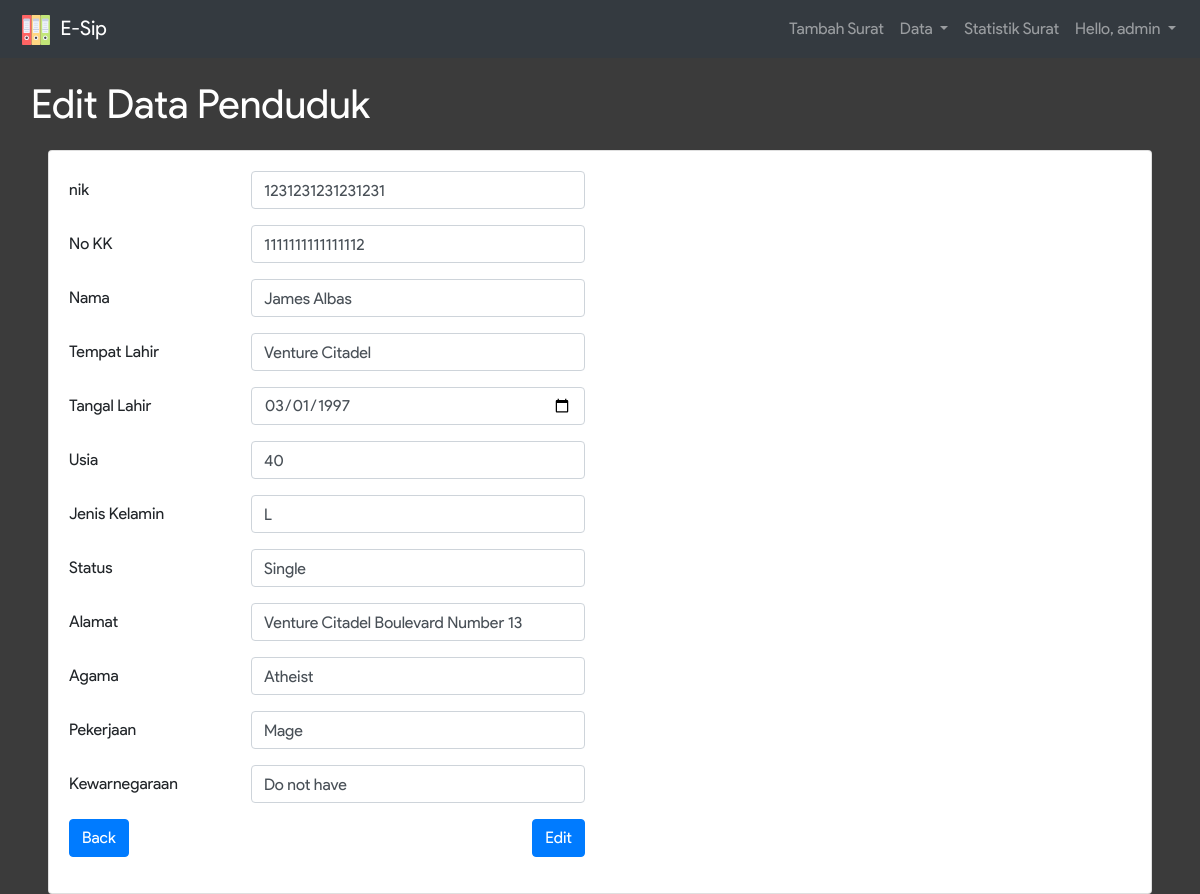
Screenshot of /data_edit_penduduk.php?nik=1231231231231231 (signed in) with the database file from the repository.
### tables this page shows
CREATE TABLE IF NOT EXISTS `penduduk` (
  `nik` varchar(16) NOT NULL,
  `no_kk` varchar(16) NOT NULL,
  `nama` varchar(50) NOT NULL,
  `tempat_lahir` varchar(20) NOT NULL,
  `tanggal_lahir` date NOT NULL,
  `usia` int(3) NOT NULL,
  `jenis_kelamin` varchar(1) NOT NULL,
  `status` varchar(30) NOT NULL,
  `alamat` text NOT NULL,
  `agama` varchar(10) NOT NULL,
  `pekerjaan` varchar(20) NOT NULL,
  `kewarnegaraan` varchar(20) NOT NULL,
  `tanggal_buat` date NOT NULL
);

### data_edit_penduduk.php (the view, shortened to what this page needs)
<?php
  include_once 'connection.php';
  $a = $_GET['nik'];
  $sql = "SELECT * FROM penduduk WHERE nik = " . $a;
  $result = $conn->query($sql);
  $data = $result->fetch_assoc();
?>
<!DOCTYPE html>
<html>
<head>
  <link rel="stylesheet" href="node_modules/bootstrap/dist/css/bootstrap.min.css">
  <link rel="stylesheet" href="assets/css/infinite.css">
</head>
<body style="background-color: #3B3B3B;">
  <nav class="navbar navbar-expand-lg navbar-dark bg-dark">
      <a class="navbar-brand" href="#">
        <img src="assets/img/office-material.svg" width="40" height="30" alt="">
        E-Sip
      </a>
      <div class="collapse navbar-collapse" id="navbarSupportedContent">
        <ul class="navbar-nav ml-auto">
          <li class="nav-item">
            <a class="nav-link" href="pilih_surat.php">Tambah Surat</a>
          </li>
          <li class="nav-item dropdown">
            <a class="nav-link dropdown-toggle" href="#" id="navbarDropdown" role="button" data-toggle="dropdown" aria-haspopup="true" aria-expanded="false">
              Data
            </a>
          </li>
          <li class="nav-item">
            <a class="nav-link" href="data_chart.php">Statistik Surat</a>
          </li>
          <li class="nav-item dropdown">
            <a class="nav-link dropdown-toggle" href="#" id="navbarDropdown" role="button" data-toggle="dropdown" aria-haspopup="true" aria-expanded="false">
              Hello, <?=$_SESSION['user']?>
            </a>
          </li>
        </ul>
      </div>
    </nav>
    <div class="container-fluid">
       <div class="row">
        <div class="col-sm-12">
          <div class="judul m-3">Edit Data Penduduk</div>
        </div>
        <div class="col-sm-12 px-5">
          <div class="card">
            <div class="card-body">
              <form method="POST" action="data_action_eit_penduduk.php">
                <div class="form-group row">
                  <label for="nik" class="col-sm-2 col-form-label">nik</label>
                  <div class="col-sm-4">
                    <input type="text" class="form-control" id="nik" name="anik" value="<?=$data['nik']?>">
                  </div>
                </div>
                <div class="form-group row">
                  <label for="no_k" class="col-sm-2 col-form-label">No KK</label>
                  <div class="col-sm-4">
                    <input type="text" class="form-control" id="no_k" name="no_kk" value="<?=$data['no_kk']?>">
                  </div>
                </div>
                <div class="form-group row">
                  <label for="namA" class="col-sm-2 col-form-label">Nama</label>
                  <div class="col-sm-4">
                    <input type="text" class="form-control" id="namA" name="nama" value="<?=$data['nama']?>">
                  </div>
                </div>
                <div class="form-group row">
                  <label for="Tempat_Lahir" class="col-sm-2 col-form-label">Tempat Lahir</label>
                  <div class="col-sm-4">
                    <input type="text" class="form-control" id="Tempat_Lahir" name="tempat_lahir" value="<?=$data['tempat_lahir']?>">
                  </div>
                </div>
                <div class="form-group row">
                  <label for="Tanngal_Lahir" class="col-sm-2 col-form-label">Tangal Lahir</label>
                  <div class="col-sm-4">
                    <input type="date" class="form-control" id="Tanngal_Lahir" name="tanggal_lahir" value="<?=$data['tanggal_lahir']?>">
                  </div>
                </div>
                <div class="form-group row">
                  <label for="Usia" class="col-sm-2 col-form-label">Usia</label>
                  <div class="col-sm-4">
                    <input type="number" class="form-control" id="Usia" name="usia" value="<?=$data['usia']?>">
                  </div>
                </div>
                <div class="form-group row">
                  <label for="JenisKelamin" class="col-sm-2 col-form-label">Jenis Kelamin</label>
                  <div class="col-sm-4">
                    <input type="text" class="form-control" id="JenisKelamin" name="jenis_kelamin" value="<?=$data['jenis_kelamin']?>">
                  </div>
                </div>
                <div class="form-group row">
                  <label for="Status" class="col-sm-2 col-form-label">Status</label>
                  <div class="col-sm-4">
                    <input type="text" class="form-control" id="Status" name="status" value="<?=$data['status']?>">
                  </div>
                </div>
                <div class="form-group row">
                  <label for="Alamat" class="col-sm-2 col-form-label">Alamat</label>
                  <div class="col-sm-4">
                    <input type="text" class="form-control" id="Alamat" name="alamat" value="<?=$data['alamat']?>">
                  </div>
                </div>
                <div class="form-group row">
                  <label for="Agama" class="col-sm-2 col-form-label">Agama</label>
                  <div class="col-sm-4">
                    <input type="text" class="form-control" id="Agama" name="agama" value="<?=$data['agama']?>">
                  </div>
                </div>
                <div class="form-group row">
                  <label for="Pekerjaan" class="col-sm-2 col-form-label">Pekerjaan</label>
                  <div class="col-sm-4">
                    <input type="text" class="form-control" id="Pekerjaan" name="pekerjaan" value="<?=$data['pekerjaan']?>">
                  </div>
                </div>
                <div class="form-group row">
                  <label for="KN" class="col-sm-2 col-form-label">Kewarnegaraan</label>
                  <div class="col-sm-4">
                    <input type="text" class="form-control" id="KN" name="kewarnegaraan" value="<?=$data['kewarnegaraan']?>">
                  </div>
                </div>
                <div class="form-group row">
                  <div class="col-sm-6">
                      <a href="data_penduduk.php" class="btn btn-primary">Back</a>
                      <input type="submit" value="Edit" class="btn btn-primary float-right">
                    </div>
                  </div>
                </div>
            </div>
          </div>
        </div>
      </div>
  </body>
</html>

### assets/css/infinite.css (style rules this page uses)
body { width: 100%; height: 100%; font-family: 'Product Sans'; }
.judul { font-size: 40px; color: #FFF; }

### rows the page displays
penduduk: anik "1231231231231231", no_kk "1111111111111112", nama "James Albas", tempat_lahir "Venture Citadel", tanggal_lahir "03/01/1997", usia "40", jenis_kelamin "L", status "Single", alamat "Venture Citadel Boulevard Number 13", agama "Atheist", pekerjaan "Mage", kewarnegaraan "Do not have"

### other values shown
$_SESSION['user'] "admin"
